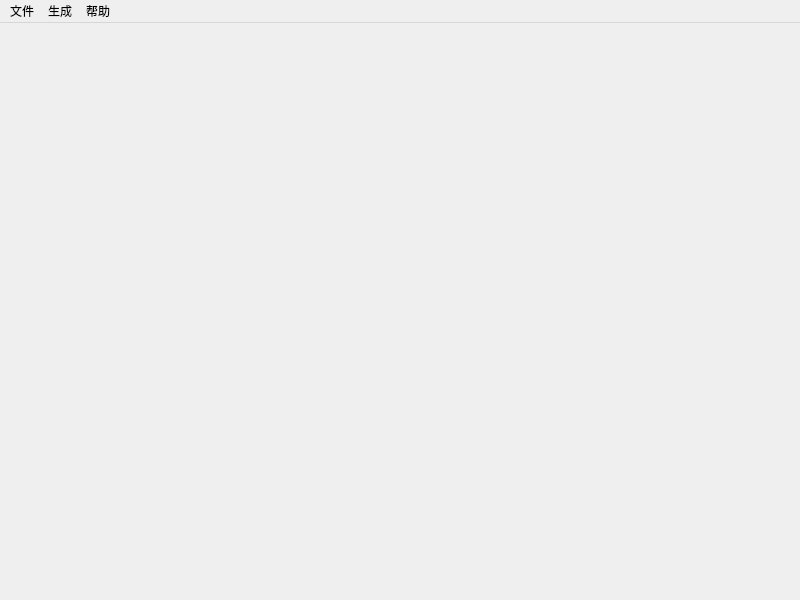
<?xml version="1.0" encoding="UTF-8"?>
<ui version="4.0">
 <class>VEDAMainWindow</class>
 <widget class="QMainWindow" name="VEDAMainWindow">
  <property name="geometry">
   <rect>
    <x>0</x>
    <y>0</y>
    <width>800</width>
    <height>600</height>
   </rect>
  </property>
  <property name="windowTitle">
   <string>可视化实验设计辅助工具</string>
  </property>
  <widget class="QWidget" name="centralwidget"/>
  <widget class="QMenuBar" name="menubar">
   <property name="geometry">
    <rect>
     <x>0</x>
     <y>0</y>
     <width>800</width>
     <height>23</height>
    </rect>
   </property>
   <widget class="QMenu" name="menu">
    <property name="title">
     <string>文件</string>
    </property>
    <widget class="QMenu" name="menu_3">
     <property name="title">
      <string>添加</string>
     </property>
     <addaction name="InitProcessBtn"/>
     <addaction name="separator"/>
     <addaction name="ImportProcessBtn"/>
    </widget>
    <addaction name="InitProjectBtn"/>
    <addaction name="OpenProjectBtn"/>
    <addaction name="separator"/>
    <addaction name="menu_3"/>
    <addaction name="separator"/>
    <addaction name="CloseBtn"/>
    <addaction name="CloseProjectBtn"/>
    <addaction name="separator"/>
    <addaction name="SaveBtn"/>
    <addaction name="SaveAllBtn"/>
    <addaction name="separator"/>
    <addaction name="ExitBtn"/>
   </widget>
   <widget class="QMenu" name="menu_2">
    <property name="title">
     <string>帮助</string>
    </property>
    <addaction name="AboutQtBtn"/>
    <addaction name="AboutBoostBtn"/>
    <addaction name="AboutMaterializeBtn"/>
    <addaction name="separator"/>
    <addaction name="AboutBtn"/>
   </widget>
   <widget class="QMenu" name="menu_4">
    <property name="title">
     <string>生成</string>
    </property>
    <addaction name="ExportReportBtn"/>
   </widget>
   <addaction name="menu"/>
   <addaction name="menu_4"/>
   <addaction name="menu_2"/>
  </widget>
  <action name="InitProjectBtn">
   <property name="text">
    <string>新建实验项目</string>
   </property>
   <property name="toolTip">
    <string>新建实验项目</string>
   </property>
  </action>
  <action name="OpenProjectBtn">
   <property name="text">
    <string>打开实验项目</string>
   </property>
   <property name="toolTip">
    <string>打开实验项目</string>
   </property>
  </action>
  <action name="CloseBtn">
   <property name="text">
    <string>关闭</string>
   </property>
  </action>
  <action name="CloseProjectBtn">
   <property name="text">
    <string>关闭实验</string>
   </property>
  </action>
  <action name="SaveBtn">
   <property name="text">
    <string>保存</string>
   </property>
  </action>
  <action name="SaveAllBtn">
   <property name="text">
    <string>保存全部</string>
   </property>
  </action>
  <action name="ExitBtn">
   <property name="text">
    <string>退出</string>
   </property>
  </action>
  <action name="AboutBtn">
   <property name="text">
    <string>关于可视化实验设计辅助工具</string>
   </property>
  </action>
  <action name="InitProcessBtn">
   <property name="text">
    <string>新建实验流程</string>
   </property>
   <property name="toolTip">
    <string>新建实验流程</string>
   </property>
  </action>
  <action name="ImportProcessBtn">
   <property name="text">
    <string>现有实验流程</string>
   </property>
   <property name="toolTip">
    <string>现有实验流程</string>
   </property>
  </action>
  <action name="ExportReportBtn">
   <property name="text">
    <string>生成实验报告</string>
   </property>
  </action>
  <action name="AboutQtBtn">
   <property name="text">
    <string>关于Qt</string>
   </property>
  </action>
  <action name="AboutBoostBtn">
   <property name="text">
    <string>关于Boost</string>
   </property>
  </action>
  <action name="AboutMaterializeBtn">
   <property name="text">
    <string>关于Materialize</string>
   </property>
  </action>
 </widget>
 <resources/>
 <connections/>
</ui>
